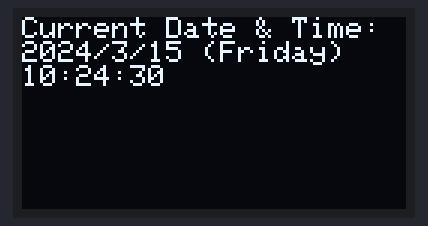
The sketch below on a simulated Arduino Uno, built with avr-gcc and run on an emulated ATmega328P. Shown: 128×64 one-colour display. The local clock reads 2024-03-15 10:24:30 at power-on unless the sketch sets it.

Above: at 0.4 s.
At 4.5 s:
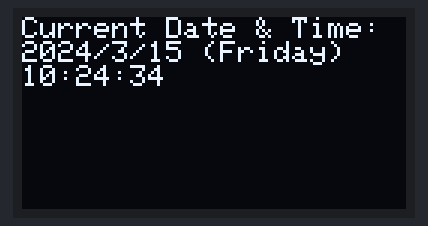
At 7.6 s:
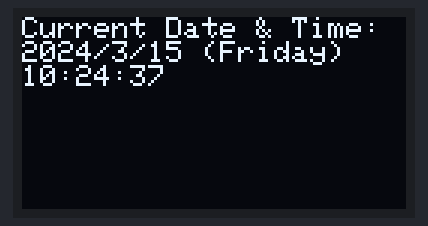
At 19.0 s:
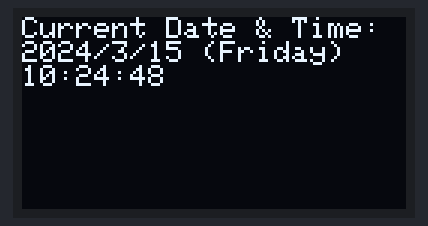
At 28.3 s:
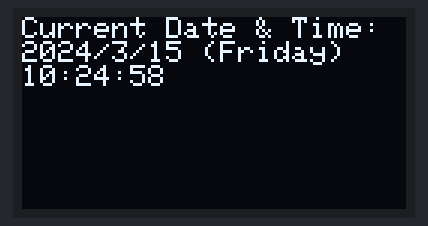
At 38.6 s:
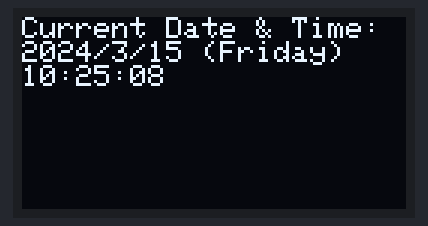

Measured:
- what the display in image 0 shows lasts 1.0 s, from 0.3 s to 1.3 s

The sketch:

ds1307test.ino
```cpp
#include <RTClib.h>
#include <Adafruit_GFX.h>
#include <Adafruit_SH110X.h>

#include <SPI.h>
#include <Wire.h>


#define i2c_Address 0x3c //initialize with the I2C addr 0x3C Typically eBay OLED's
//#define i2c_Address 0x3d //initialize with the I2C addr 0x3D Typically Adafruit OLED's

#define SCREEN_WIDTH 128 // OLED display width, in pixels
#define SCREEN_HEIGHT 64 // OLED display height, in pixels
#define OLED_RESET -1   //   QT-PY / XIAO
Adafruit_SH1106G display = Adafruit_SH1106G(SCREEN_WIDTH, SCREEN_HEIGHT, &Wire, OLED_RESET);

RTC_DS1307 rtc;


char daysOfTheWeek[7][12] = {"Sunday", "Monday", "Tuesday", "Wednesday", "Thursday", "Friday", "Saturday"};

void setup() {
  Serial.begin(57600);

  Serial.begin(57600);

  delay(250); // Đợi cho màn hình OLED khởi động
  display.begin(i2c_Address, true); // Khởi động màn hình OLED

  display.clearDisplay(); // Xóa màn hình

  if (!rtc.begin()) {
    Serial.println("Couldn't find RTC");
    while (1);
  }

  if (!rtc.isrunning()) {
    Serial.println("RTC is NOT running, let's set the time!");
    rtc.adjust(DateTime(F(__DATE__), F(__TIME__)));
  }

}

void loop() {
  DateTime now = rtc.now();

  display.clearDisplay();
  display.setTextSize(1);
  display.setTextColor(SH110X_WHITE);

  display.setCursor(0, 0);
  display.println("Current Date & Time:");
  display.print(now.year(), DEC);
  display.print('/');
  display.print(now.month(), DEC);
  display.print('/');
  display.print(now.day(), DEC);
  display.print(" (");
  display.print(daysOfTheWeek[now.dayOfTheWeek()]);
  display.println(")");
  display.print(now.hour(), DEC);
  display.print(':');
  if (now.minute() < 10) {
    display.print('0');
  }
  display.print(now.minute(), DEC);
  display.print(':');
  if (now.second() < 10) {
    display.print('0');
  }
  display.println(now.second(), DEC);

  display.display();

  delay(1000);
}
```
